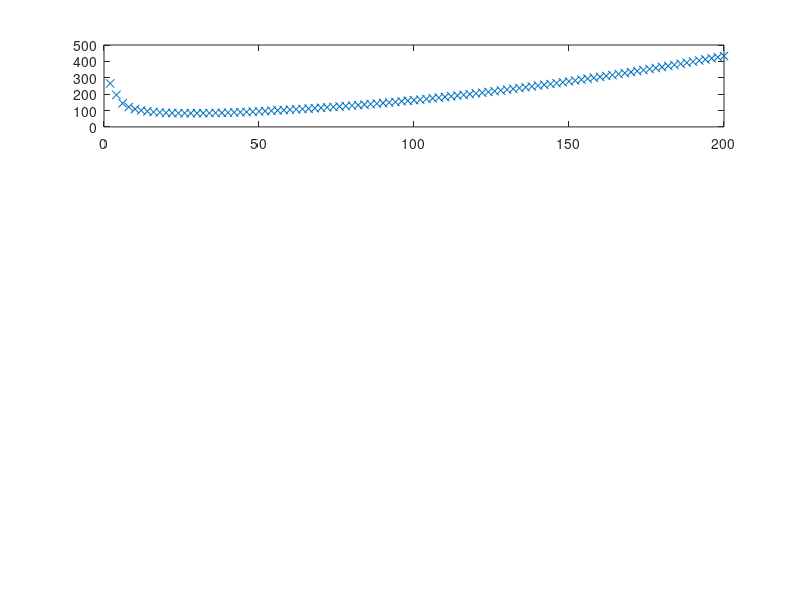

Source code (MATLAB): (Note: this script raises an error after producing the figure.)
%clear;
load roadster;
subplot(4,1,1);
plot(speed_kmph, consumption_Whpkm, 'x'), hold on
plot(0:0.1:200,consumption(0:0.1:200),'k')
title('Roadster')
xlabel('speed [km/h]')
ylabel('consumption [Wh/km]')
subplot(4,1,2);
battery = 55e3; % Wh
reach = battery./(consumption(0:0.1:200));
plot(0:0.1:200, reach)
title('Expected Reach at fully charged')
xlabel('speed [km/h]')
ylabel('reach [km]')
[max_val,idx] = max(reach);
hold on;
max_x = (idx-1)/10;
plot(max_x,max_val,'o','MarkerSize',10);
str = ['Maximum = (',num2str(max_x), ', ',num2str(max_val),')'];
text(60,200,str,'HorizontalAlignment','right');
subplot(4,1,3);
plot(0:0.1:65,velocity(0:0.1:65,'speed_elsa'))
xlabel('distance [km]')
ylabel('speed [km/h]')
title('Elsa')
subplot(4,1,4)
plot(0:0.1:65,velocity(0:0.1:65,'speed_anna'))
title('Anna')
xlabel('distance [km]')
ylabel('speed [km/h]')